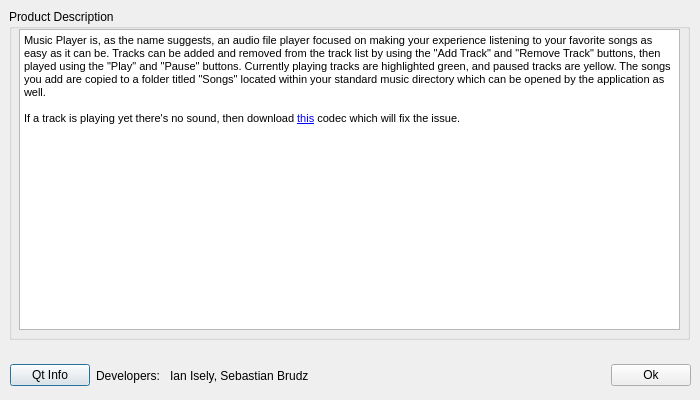
<?xml version="1.0" encoding="UTF-8"?>
<ui version="4.0">
 <class>InfoWindow</class>
 <widget class="QDialog" name="InfoWindow">
  <property name="geometry">
   <rect>
    <x>0</x>
    <y>0</y>
    <width>700</width>
    <height>400</height>
   </rect>
  </property>
  <property name="windowTitle">
   <string>Dialog</string>
  </property>
  <widget class="QGroupBox" name="descriptionBox">
   <property name="geometry">
    <rect>
     <x>9</x>
     <y>9</y>
     <width>681</width>
     <height>331</height>
    </rect>
   </property>
   <property name="title">
    <string>Product Description</string>
   </property>
   <widget class="QTextBrowser" name="descriptionText">
    <property name="geometry">
     <rect>
      <x>10</x>
      <y>20</y>
      <width>661</width>
      <height>301</height>
     </rect>
    </property>
    <property name="html">
     <string>&lt;!DOCTYPE HTML PUBLIC &quot;-//W3C//DTD HTML 4.0//EN&quot; &quot;http://www.w3.org/TR/REC-html40/strict.dtd&quot;&gt;
&lt;html&gt;&lt;head&gt;&lt;meta name=&quot;qrichtext&quot; content=&quot;1&quot; /&gt;&lt;style type=&quot;text/css&quot;&gt;
p, li { white-space: pre-wrap; }
&lt;/style&gt;&lt;/head&gt;&lt;body style=&quot; font-family:'MS Shell Dlg 2'; font-size:8.25pt; font-weight:400; font-style:normal;&quot;&gt;
&lt;p style=&quot; margin-top:0px; margin-bottom:0px; margin-left:0px; margin-right:0px; -qt-block-indent:0; text-indent:0px;&quot;&gt;Music Player is, as the name suggests, an audio file player focused on making your experience listening to your favorite songs as easy as it can be. Tracks can be added and removed from the track list by using the &amp;quot;Add Track&amp;quot; and &amp;quot;Remove Track&amp;quot; buttons, then played using the &amp;quot;Play&amp;quot; and &amp;quot;Pause&amp;quot; buttons. Currently playing tracks are highlighted green, and paused tracks are yellow. The songs you add are copied to a folder titled &amp;quot;Songs&amp;quot; located within your standard music directory which can be opened by the application as well.&lt;/p&gt;
&lt;p style=&quot;-qt-paragraph-type:empty; margin-top:0px; margin-bottom:0px; margin-left:0px; margin-right:0px; -qt-block-indent:0; text-indent:0px;&quot;&gt;&lt;br /&gt;&lt;/p&gt;
&lt;p style=&quot; margin-top:0px; margin-bottom:0px; margin-left:0px; margin-right:0px; -qt-block-indent:0; text-indent:0px;&quot;&gt;If a track is playing yet there's no sound, then download &lt;a href=&quot;http://www.codecguide.com/download_k-lite_codec_pack_basic.htm&quot;&gt;&lt;span style=&quot; font-size:8pt; text-decoration: underline; color:#0000ff;&quot;&gt;this&lt;/span&gt;&lt;/a&gt; codec which will fix the issue.&lt;/p&gt;&lt;/body&gt;&lt;/html&gt;</string>
    </property>
   </widget>
  </widget>
  <widget class="QWidget" name="horizontalLayoutWidget_2">
   <property name="geometry">
    <rect>
     <x>10</x>
     <y>360</y>
     <width>681</width>
     <height>31</height>
    </rect>
   </property>
   <layout class="QHBoxLayout" name="bottomLayout">
    <item>
     <widget class="QPushButton" name="qtInfoButton">
      <property name="text">
       <string>Qt Info</string>
      </property>
     </widget>
    </item>
    <item>
     <widget class="QLabel" name="devLabel">
      <property name="text">
       <string>Developers: </string>
      </property>
     </widget>
    </item>
    <item>
     <widget class="QLabel" name="devnamesLabel">
      <property name="text">
       <string>Ian Isely, Sebastian Brudz</string>
      </property>
     </widget>
    </item>
    <item>
     <spacer name="spacer3">
      <property name="orientation">
       <enum>Qt::Horizontal</enum>
      </property>
      <property name="sizeHint" stdset="0">
       <size>
        <width>40</width>
        <height>20</height>
       </size>
      </property>
     </spacer>
    </item>
    <item>
     <spacer name="spacer2">
      <property name="orientation">
       <enum>Qt::Horizontal</enum>
      </property>
      <property name="sizeHint" stdset="0">
       <size>
        <width>40</width>
        <height>20</height>
       </size>
      </property>
     </spacer>
    </item>
    <item>
     <spacer name="spacer1">
      <property name="orientation">
       <enum>Qt::Horizontal</enum>
      </property>
      <property name="sizeHint" stdset="0">
       <size>
        <width>40</width>
        <height>20</height>
       </size>
      </property>
     </spacer>
    </item>
    <item>
     <widget class="QPushButton" name="okButton">
      <property name="text">
       <string>Ok</string>
      </property>
     </widget>
    </item>
   </layout>
  </widget>
 </widget>
 <resources/>
 <connections/>
</ui>
